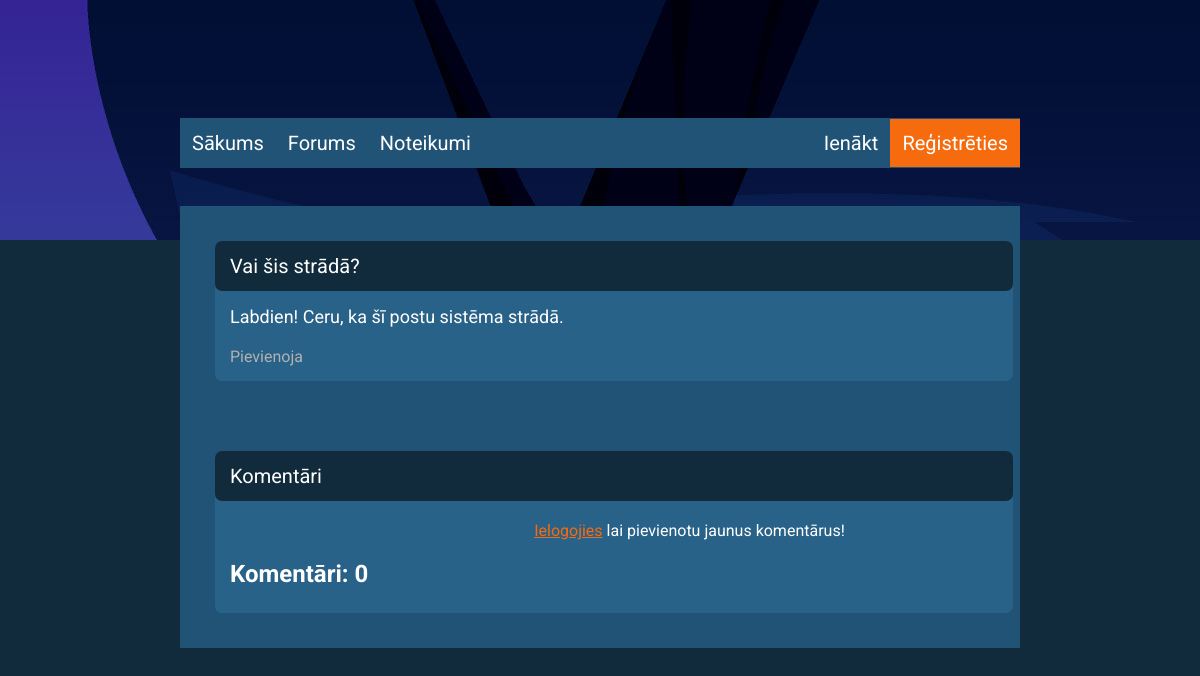
The page /post.php?postid=1 on the database as committed earlier.
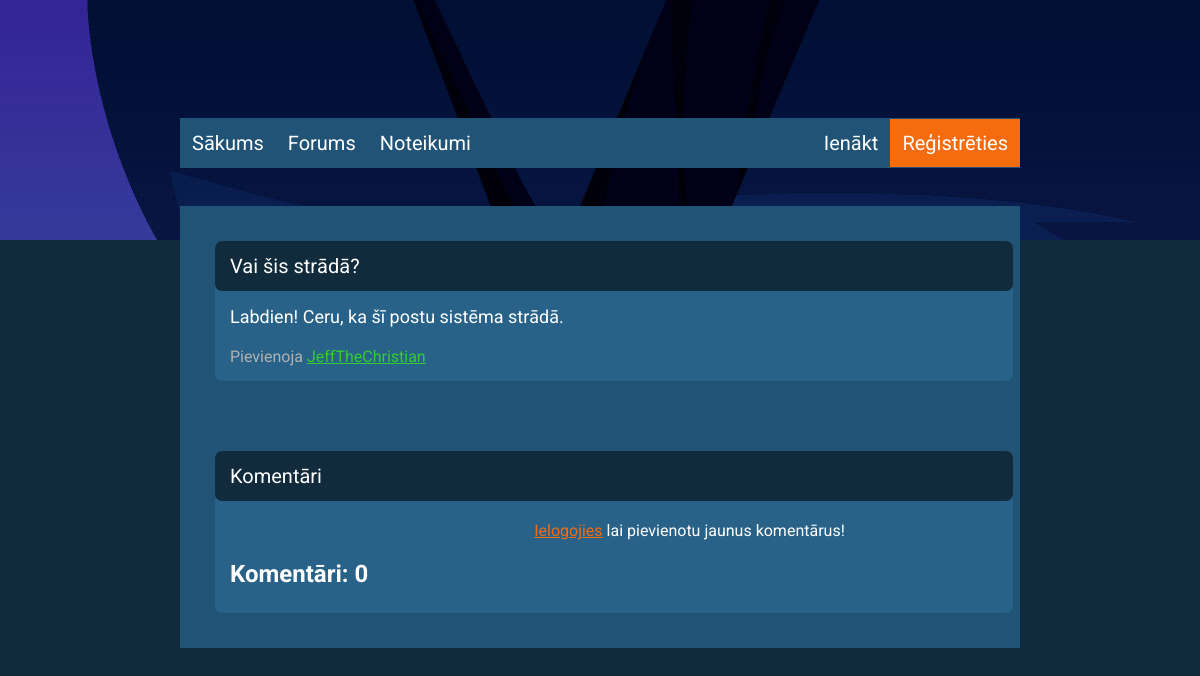
The same page on the database as committed later.
### tables this page shows
CREATE TABLE `user` (
  `id` int(11) NOT NULL,
  `firstname` varchar(32) NOT NULL,
  `lastname` varchar(32) NOT NULL,
  `username` varchar(32) NOT NULL,
  `email` varchar(64) NOT NULL,
  `password` varchar(128) NOT NULL
);

### post.php (the view, shortened to what this page needs)
<?php
$pdo = require 'database.php';
$postid = $_GET['postid'];
try{
    $sql = "SELECT post_title, post_content, author_id FROM posts WHERE post_id=:postid";
    $statement = $pdo->prepare($sql);
    $statement->execute(array(
        ':postid' => $postid
    ));
}catch(PDOException $e) {
    echo $e->getMessage();
    echo '<div class="alert alert-danger" role="alert">
    Datubāzes kļūda!
    </div>';
}
$post = $statement->fetchAll(PDO::FETCH_ASSOC);
$post_title = $post[0]['post_title'];
$post_content = $post[0]['post_content'];
$author_id = $post[0]['author_id'];
try{
    $sql = "SELECT id, username FROM user WHERE id=:userid";
    $statement = $pdo->prepare($sql);
    $statement->execute(array(
        ':userid' => $author_id
    ));
}catch(PDOException $e) {
    echo $e->getMessage();
    echo '<div class="alert alert-danger" role="alert">
    Datubāzes kļūda!
    </div>';
}
$user = $statement->fetchAll(PDO::FETCH_ASSOC);
$username = $user[0]['username'];
$profileid = $user[0]['id'];
?>
<!DOCTYPE html>
<html lang="en">
<head>
    <link rel="stylesheet" href="./stylesheets/style.css">
</head>
<body>
    <?php require './components/navigation.php'; ?>
    <div class="container">
        <div class="chat-widget" style="display: inline-block; margin: 35px;">
            <div class="widget-header">
                <p><?php echo $post_title ?></p>
            </div>
            <div class="widget-body">
                <div class="post-text">
                    <p><?php echo $post_content ?></p>
                </div>
                <div class="author-text">
                    <p>Pievienoja <a href="profile.php?profileid=<?php echo $profileid; ?>"><?php echo $username; ?></a></p>
                </div>
            </div>
        </div>
        <div class="chat-widget" style="display: inline-block; margin: 35px;">
            <div class="widget-header">
                <p>Komentāri</p>
            </div>
            <div class="widget-body">
                <?php if(isset($_SESSION['is-logged-in'])): ?>
                <div class="newpost">
                    <?php include './components/addcomment.php'; ?>
                    <form action="" method="POST">
                        <label for="comment-text">Pievienot komentāru:</label>
                        <input type="text" name="comment-text" id="">
                        <button type="submit" id="submit-button" name="add-comment">Pievienot komentāru</button>
                    </form>
                </div>
                <?php else: ?>
                <div class="login-alert" style="margin-top: 20px;">
                    <p><a href="login.php">Ielogojies</a> lai pievienotu jaunus komentārus!</p>
                </div>
                <?php endif; ?>
                <div class="comments">
                    <?php include './components/loadcomments.php';  ?>
                </div>
            </div>
        </div>
    </div>
</body>
</html>

Rows that differ between the two databases and show on the page:
added user: username "JeffTheChristian"
